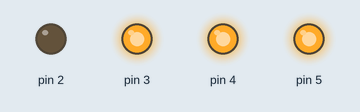
A sketch run on a simulated Arduino Uno, built with avr-gcc and run on an emulated ATmega328P. On the bench: output pins drawn as LEDs (lit = HIGH).

Above: at 0.1 s.
At 2.1 s:
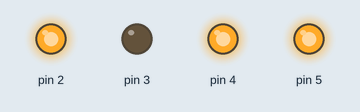
At 4.1 s:
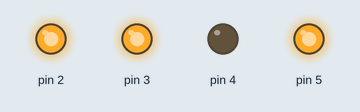
At 6.1 s:
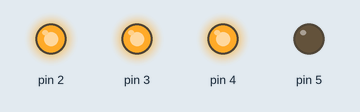
At 7.1 s:
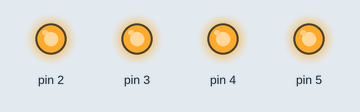
Timing chart, 0 to 8.6 s (numbered marks = the images above):
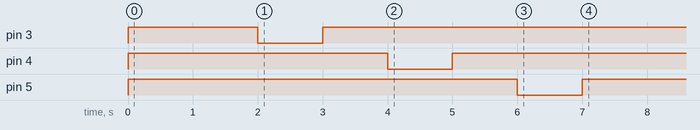

The sketch:

reles_libreria.ino
```cpp
//Control de los relés.
#include "reles.h"

Rele Bomba1(2);
Rele Bomba2(3);
Rele Bomba3(4);
Rele Bomba4(5);

void setup()
{
 Bomba1.desactiva();
 Bomba2.desactiva();
 Bomba3.desactiva();
 Bomba4.desactiva();

 Bomba1.activa();
 delay(1000);
 Bomba1.desactiva();
 delay(1000);
 Bomba2.activa();
 delay(1000);
 Bomba2.desactiva();
 delay(1000);
 Bomba3.activa();
 delay(1000);
 Bomba3.desactiva();
 delay(1000);
 Bomba4.activa();
 delay(1000);
 Bomba4.desactiva();
 delay(1000);

}

void loop()
{

}
```

reles.cpp
```cpp
#include "reles.h"


Rele::Rele(uint8_t pin)
{
  pinMode(pin,OUTPUT);
  _pin=pin;
  //pinMode(_pin,LOW);
}

void Rele::activa()
{
  digitalWrite(_pin,LOW);
}

void Rele::desactiva()
{
  digitalWrite(_pin,HIGH);
}
```

reles.h
```cpp
#include <Arduino.h>
class Rele
{
  public:
  Rele (uint8_t pin);
  void activa();
  void desactiva();
  private:
  uint8_t _pin;
  private:
};
```
